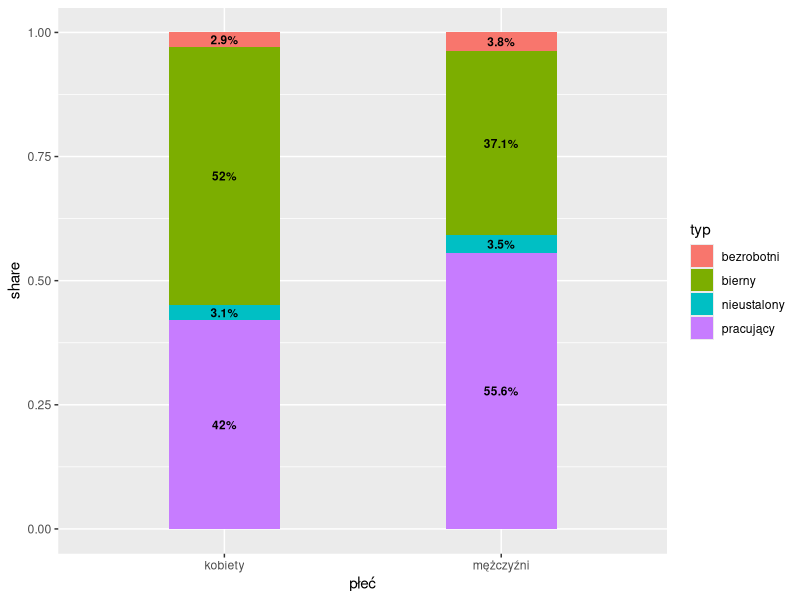

Write R code to recreate this figure. (Note: this script raises an error after producing the figure.)
## ---- chunk 1
knitr::opts_chunk$set(echo=FALSE)
## ---- chunk 2
library(ggplot2)
library(dplyr)
library(tidyr)
library(scales)

#Wśród mężczyzn w wieku 15 lat i więcej ponad połowa to osoby pracujące (55,6%),
#podczas gdy bierni zawodowo stanowili 37,1%. Natomiast wśród kobiet w wieku 15 lat
#i więcej osoby pracujące stanowiły 42,0%, a nieco ponad połowa (52,0%) to osoby bierne
#zawodowo. Odsetki osób bezrobotnych różniły się w obu subpopulacjach nieco mniej,
#bowiem udział bezrobotnych wśród mężczyzn wyniósł 7,3%, a wśród kobiet – 6,0%. 

typ <- c("pracujący", "nieustalony", "bierny", "bezrobotni")
# 1 - 0.556 - 0.371 = 0.073
mężczyźni = c(0.556, 0.035, 0.371, 0.038)
# 1 - 0.42 - 0.52 = 0.06
kobiety = c(0.42, 0.031, 0.52, 0.029)

#Mieszkańcy miast i mieszkańcy wsi, będący w wieku 15 lat i więcej,  nie różnili się w sposób  
#znaczący  pod  względem  struktury  według  aktywności  ekonomicznej.  Udział pracujących wśród 
#mieszkańców miast wyniósł 47,8%, a wśród mieszkańców wsi –  49,8%, udziały  bezrobotnych  wyniosły  
#odpowiednio  –6,8%  i  6,4%,  natomiast  udziały  biernych zawodowo – 45,5% i 43,9%. 

countryside = c(0.498, 0, 0.439, 0.063)
city = c(0.478, 0, 0.455, 0.067)


#"countryside", "city",
#, countryside, city
work_status_df = data.frame(typ, mężczyźni, kobiety)
work_status_narrow_df = gather(work_status_df, "płeć", "share",  mężczyźni, kobiety)
work_status_narrow_df

work_by_gender <- mutate(work_status_narrow_df,
                pct = share * 100) 

work_by_gender

ggplot(work_by_gender, aes(x = płeć, fill = typ, y = share)) +
  geom_bar(stat = "identity", position = "stack", width=0.4 ) +
  geom_text(aes(label = paste0(pct, '%' )), position = position_stack(vjust=0.5), size=3, fontface="bold")

## ---- chunk 3
knitr::include_graphics('screen.png')
